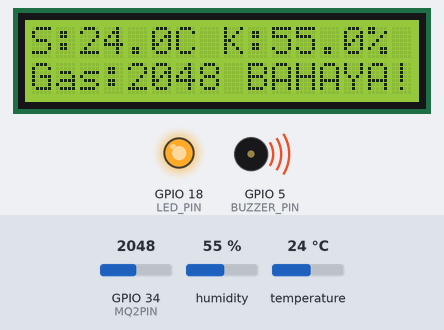
The sketch below on a simulated ESP32. Parts: 16×2 character LCD, output pins drawn as LEDs (lit = HIGH), buzzer (waves = sounding, pin HIGH). Inputs (shaded band) come from the test bench; at power-on: GPIO 34 (MQ2PIN) = 2048, humidity 55 %, temperature 24 °C. WiFi joins after 1.5 s; servers stay silent unless stated; what the sketch prints to the serial monitor is not drawn.

Above: at 6.8 s.
6.9 s: GPIO 34 (MQ2PIN) set to 1553
At 8.6 s:
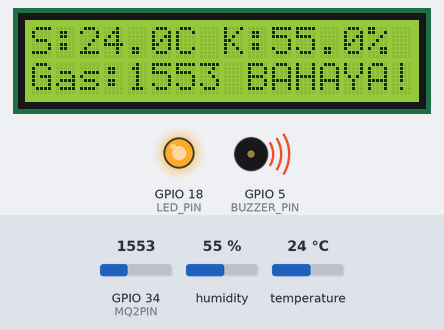
9.1 s: GPIO 34 (MQ2PIN) set to 1439
At 10.3 s:
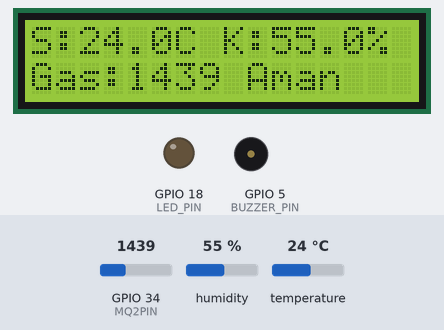
11.1 s: humidity set to 22 %
At 14.6 s:
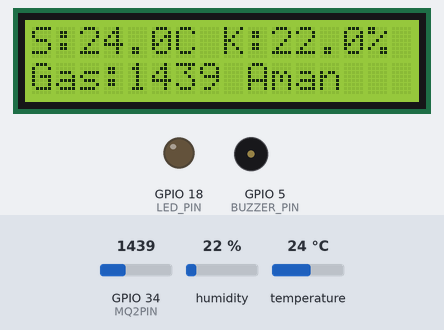
15.1 s: temperature set to 12 °C
At 18.8 s:
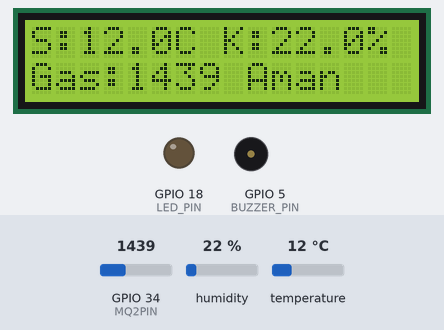
19.1 s: humidity set to 40 %
At 22.8 s:
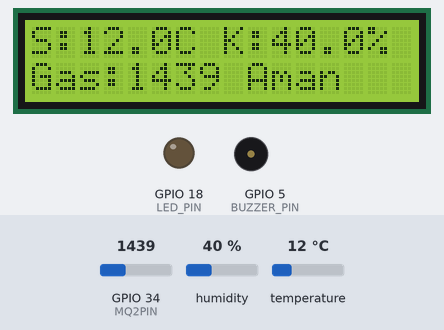
23.1 s: GPIO 34 (MQ2PIN) set to 1540
At 24.4 s:
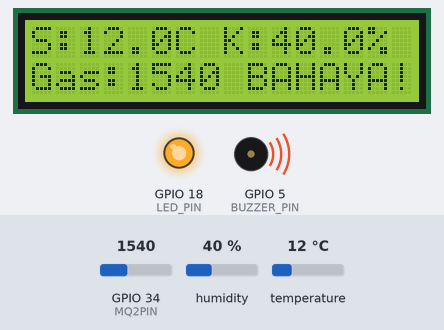
Timing chart, 0 to 26.1 s (numbered marks = the images above; inputs shaded):
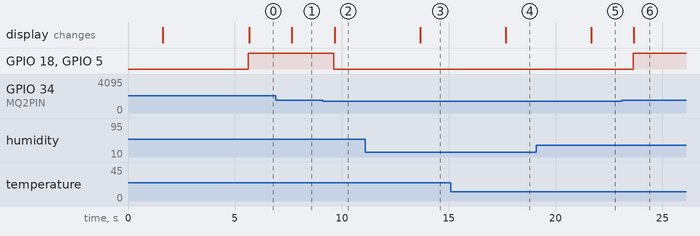

The sketch:

smart_garden_esp32__3_.ino
```cpp
/*
 * Sistem Pendeteksi Suhu, Kelembapan, dan Gas Berbasis Web
 * Komponen: ESP32, DHT22, MQ2, LCD 16x2 I2C, Buzzer, LED
 */

#include <WiFi.h>
#include <WebServer.h>
#include <Wire.h>
#include <LiquidCrystal_I2C.h>
#include <DHT.h>

// ================= PENGATURAN WIFI =================
const char* ssid = "LANTAI 2";       // Ganti dengan nama WiFi di rumahmu
const char* password = "lantai2*"; // Ganti dengan password WiFi

// ================= PENGATURAN PIN =================
#define DHTPIN 4        // Pin data DHT22 terhubung ke GPIO4
#define DHTTYPE DHT22   // Mendefinisikan tipe sensor DHT
#define MQ2PIN 34       // Pin analog MQ2 terhubung ke GPIO34
#define BUZZER_PIN 5    // Pin positif Buzzer terhubung ke GPIO5
#define LED_PIN 18      // Pin positif LED terhubung ke GPIO18

// ================= INISIALISASI ===================
DHT dht(DHTPIN, DHTTYPE);
LiquidCrystal_I2C lcd(0x27, 16, 2);
WebServer server(80); // Membuat web server pada port 80

// Variabel Global
const int batasGasBahaya = 1500;
float suhu = 0.0;
float kelembapan = 0.0;
int nilaiGas = 0;
bool statusBahaya = false;

// Waktu untuk mengatur interval pembacaan sensor tanpa menghentikan Web Server
unsigned long waktuSebelumnya = 0;
const long intervalBaca = 2000;

// ================= HALAMAN DASHBOARD HTML =================
// Kode HTML dan CSS disimpan di dalam memori program ESP32
const char halaman_html[] PROGMEM = R"rawliteral(
<!DOCTYPE HTML><html>
<head>
  <meta name="viewport" content="width=device-width, initial-scale=1">
  <meta charset="UTF-8">
  <title>Dashboard Detektor</title>
  <style>
    body { font-family: 'Segoe UI', Tahoma, Geneva, Verdana, sans-serif; text-align: center; background-color: #eef2f3; margin: 0; padding: 20px; }
    h1 { color: #2c3e50; margin-bottom: 30px; }
    .container { display: flex; flex-wrap: wrap; justify-content: center; gap: 20px; }
    .card { background: white; padding: 30px 20px; border-radius: 15px; box-shadow: 0 4px 15px rgba(0,0,0,0.1); width: 260px; transition: 0.3s; }
    .card:hover { transform: translateY(-5px); }
    .ikon { font-size: 3em; margin-bottom: 10px; }
    .nilai { font-size: 2.5em; font-weight: bold; color: #3498db; margin: 10px 0; }
    .judul-kartu { font-size: 1.2em; color: #7f8c8d; text-transform: uppercase; letter-spacing: 1px; }
    .bahaya { color: #e74c3c !important; font-weight: bold; }
    .aman { color: #2ecc71 !important; font-weight: bold; }

    /* Animasi kelap-kelip untuk status bahaya */
    @keyframes kedip { 0% { opacity: 1; } 50% { opacity: 0.5; } 100% { opacity: 1; } }
    .kedip-bahaya { animation: kedip 1s infinite; color: #e74c3c; }
  </style>
</head>
<body>
  <h1>🖥️ Dashboard Pemantauan Lingkungan</h1>

  <div class="container">
    <div class="card">
      <div class="ikon">🌡️</div>
      <div class="judul-kartu">Suhu Ruangan</div>
      <div class="nilai" id="suhu">-- &deg;C</div>
    </div>

    <div class="card">
      <div class="ikon">💧</div>
      <div class="judul-kartu">Kelembapan</div>
      <div class="nilai" id="kelembapan">-- %</div>
    </div>

    <div class="card" id="kartu_gas">
      <div class="ikon">💨</div>
      <div class="judul-kartu">Kadar Gas/Asap</div>
      <div class="nilai" id="gas">--</div>
      <div class="judul-kartu" id="status_gas">Memuat...</div>
    </div>
  </div>

  <script>
    // Meminta data dari ESP32 setiap 2 detik (2000 ms) tanpa me-refresh halaman
    setInterval(function() {
      fetch('/data')
        .then(response => response.json())
        .then(data => {
          document.getElementById('suhu').innerHTML = data.suhu + ' &deg;C';
          document.getElementById('kelembapan').innerHTML = data.kelembapan + ' %';
          document.getElementById('gas').innerHTML = data.gas;

          let statusGas = document.getElementById('status_gas');
          let kartuGas = document.getElementById('kartu_gas');

          if(data.bahaya) {
            statusGas.innerHTML = "⚠️ BAHAYA! KEBOCORAN!";
            statusGas.className = "kedip-bahaya";
            document.getElementById('gas').className = "nilai bahaya";
          } else {
            statusGas.innerHTML = "✅ Kondisi Aman";
            statusGas.className = "aman";
            document.getElementById('gas').className = "nilai aman";
          }
        });
    }, 2000);
  </script>
</body>
</html>
)rawliteral";

// Fungsi untuk mengirim halaman HTML utama
void tanganiHalamanUtama() {
  server.send(200, "text/html", halaman_html);
}

// Fungsi untuk mengirim data sensor dalam format JSON
void tanganiDataJSON() {
  String json = "{";
  json += "\"suhu\":\"" + String(suhu, 1) + "\",";
  json += "\"kelembapan\":\"" + String(kelembapan, 1) + "\",";
  json += "\"gas\":" + String(nilaiGas) + ",";
  json += "\"bahaya\":" + String(statusBahaya ? "true" : "false");
  json += "}";

  server.send(200, "application/json", json);
}

void setup() {
  Serial.begin(115200);

  // Mengatur mode pin untuk LED dan Buzzer
  pinMode(BUZZER_PIN, OUTPUT);
  pinMode(LED_PIN, OUTPUT);
  digitalWrite(BUZZER_PIN, LOW); // Matikan buzzer di awal
  digitalWrite(LED_PIN, LOW);    // Matikan LED di awal

  // Inisialisasi LCD
  lcd.init();
  lcd.backlight();
  lcd.setCursor(0, 0);
  lcd.print("Sistem Deteksi");

  // Inisialisasi Sensor DHT22
  dht.begin();

  // Menghubungkan ke WiFi
  lcd.setCursor(0, 1);
  lcd.print("Koneksi WiFi...");
  WiFi.begin(ssid, password);

  while (WiFi.status() != WL_CONNECTED) {
    delay(500);
    Serial.print(".");
  }

  Serial.println("");
  Serial.println("WiFi Terhubung!");
  Serial.print("Alamat IP Web Server: ");
  Serial.println(WiFi.localIP());

  // Tampilkan IP Address di LCD
  lcd.clear();
  lcd.setCursor(0, 0);
  lcd.print("WiFi Terhubung!");
  lcd.setCursor(0, 1);
  lcd.print(WiFi.localIP());
  delay(4000); // Tampilkan IP selama 4 detik
  lcd.clear();

  // Mengatur Routing Web Server
  server.on("/", tanganiHalamanUtama); // Rute utama
  server.on("/data", tanganiDataJSON); // Rute data sensor

  // Mulai Server
  server.begin();
  Serial.println("Web Server mulai berjalan.");
}

void loop() {
  // Wajib ada di loop agar server terus melayani permintaan (request) dari browser
  server.handleClient();

  // Membaca sensor menggunakan metode millis() agar tidak menghentikan web server (pengganti delay)
  unsigned long waktuSekarang = millis();

  if (waktuSekarang - waktuSebelumnya >= intervalBaca) {
    waktuSebelumnya = waktuSekarang;

    // 1. Membaca Sensor
    kelembapan = dht.readHumidity();
    suhu = dht.readTemperature();
    nilaiGas = analogRead(MQ2PIN);

    // 2. Cek apakah pembacaan DHT gagal
    if (isnan(kelembapan) || isnan(suhu)) {
      Serial.println("Gagal membaca DHT22!");
      suhu = 0;
      kelembapan = 0;
    }

    // 3. Logika Deteksi Bahaya (LED dan Buzzer)
    if (nilaiGas > batasGasBahaya) {
      statusBahaya = true;
      digitalWrite(BUZZER_PIN, HIGH); // Nyalakan Alarm Suara
      digitalWrite(LED_PIN, HIGH);    // Nyalakan Lampu Merah
    } else {
      statusBahaya = false;
      digitalWrite(BUZZER_PIN, LOW);  // Matikan Alarm
      digitalWrite(LED_PIN, LOW);     // Matikan Lampu
    }

    // 4. Update Tampilan Layar LCD
    lcd.setCursor(0, 0);
    lcd.print("S:");
    lcd.print(suhu, 1);
    lcd.print("C K:");
    lcd.print(kelembapan, 1);
    lcd.print("% ");

    lcd.setCursor(0, 1);
    lcd.print("Gas:");
    lcd.print(nilaiGas);
    lcd.print(" ");

    if (statusBahaya) {
      lcd.print("BAHAYA!");
    } else {
      lcd.print("Aman   ");
    }
  }
}
```

Measured:
- the behaviour switches between 1501 and 1500 on GPIO 34 (MQ2PIN) (found by bisection; images 1 and 2)
- after the input at 6.9 s, the display: changes after 0.76 s (image 1)
- after the input at 9.1 s, GPIO 18 (LED_PIN), GPIO 5 (BUZZER_PIN): HIGH → LOW after 0.53 s; the display: changes after 0.56 s (image 2)
- after the input at 11.1 s, the display: changes after 2.6 s (image 3)
- after the input at 15.1 s, the display: changes after 2.6 s (image 4)
- after the input at 19.1 s, the display: changes after 2.6 s (image 5)
- after the input at 23.1 s, GPIO 18 (LED_PIN), GPIO 5 (BUZZER_PIN): LOW → HIGH after 0.53 s; the display: changes after 0.56 s (image 6)
